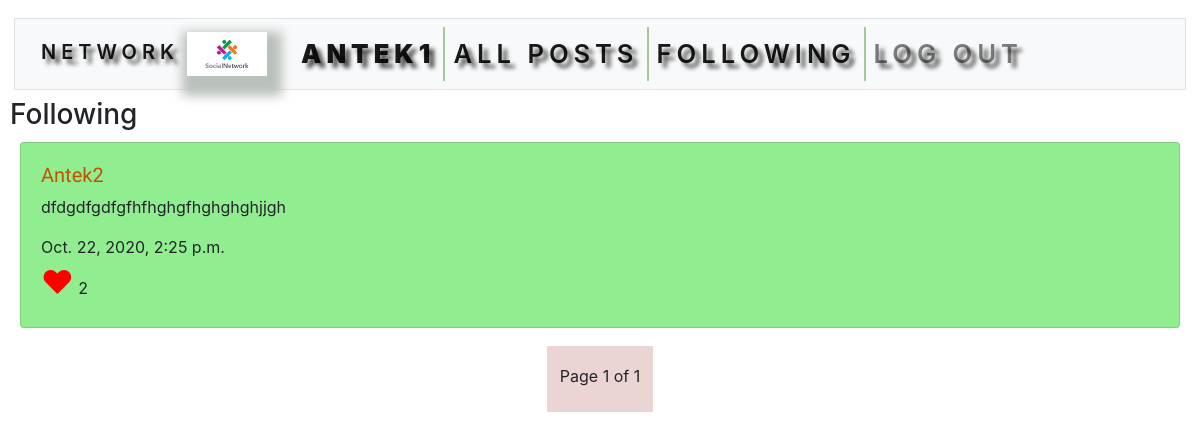
Page /following (signed in) on the earlier database version.
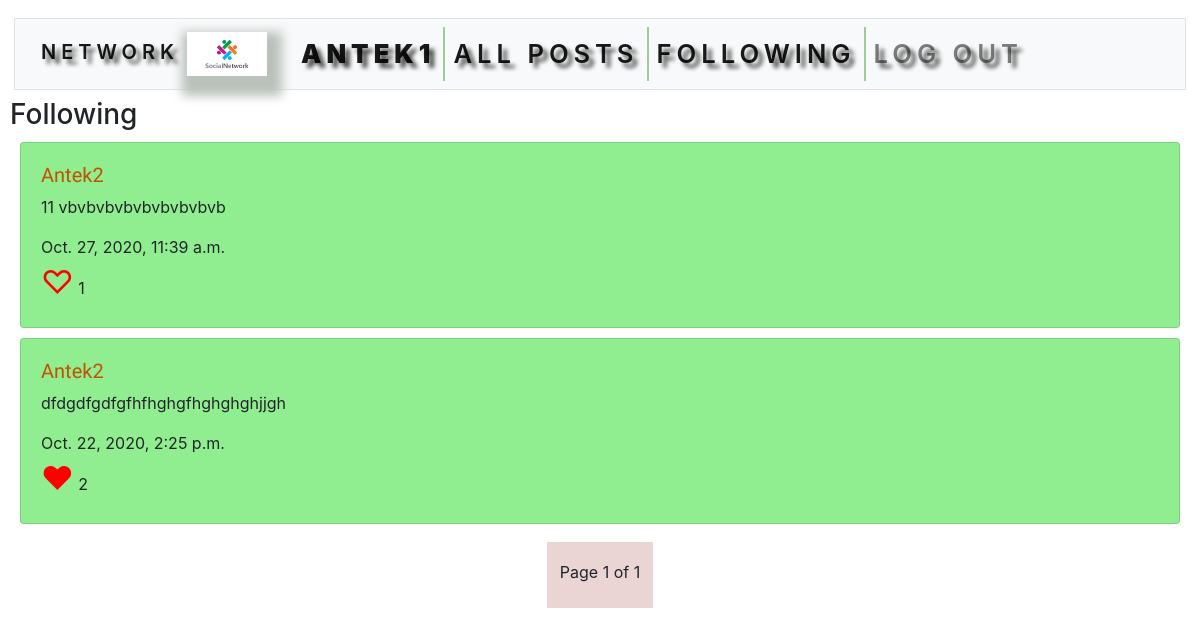
Same page on the later database version.
### network/models.py (models this page shows, shortened)
class Post(models.Model):
    user = models.ForeignKey('User', on_delete=models.CASCADE, related_name="posts")
    content = models.TextField(blank=True)
    timestamp = models.DateTimeField(auto_now_add=True)
    likes = models.ManyToManyField('User', related_name="liked_posts", blank=True) #could create a class for likes, but (for now) we only need the user

class User(AbstractUser):
    followers = models.ManyToManyField('self', symmetrical=False, related_name='following', blank=True)

### network/views.py (the view)
# urls.py: path("following", views.following, name="following"),
@login_required
def following(request):
    all_posts = Post.objects.order_by("-timestamp").all()
    posts = []
    for post in all_posts:
        if post.user in request.user.following.all():
            posts.append(post)
    paginator = Paginator(posts, 10)
    page_obj = paginator.get_page(request.GET.get('page'))
    return render(request, "network/following.html", {
        "page_obj": page_obj
    })

### network/templates/network/following.html (shortened to what this page needs)
{% extends "network/layout.html" %}
{% load static %}
{% block body %}
    <h3>Following</h3>
{% endblock %}

### network/templates/network/layout.html (shortened to what this page needs)
{% load static %}
<!DOCTYPE html>
<html lang="en">
    <head>
        <link rel="stylesheet" href="https://stackpath.bootstrapcdn.com/bootstrap/4.4.1/css/bootstrap.min.css">
        <link href="{% static 'network/styles.css' %}" rel="stylesheet">
    </head>
    <body>
        <nav class="navbar navbar-expand-lg navbar-light bg-light mb-sm-4 mx-sm-1 border">
            <a class="navbar-brand" href="{% url 'index' %}">Network<img class="cover" src="{% static 'network/net3.png' %}" width="80" alt="net"></a>
            <div id="navbarNavDropdown" class="collapse navbar-collapse">
              <ul class="navbar-nav mr-auto">
                {% if user.is_authenticated %}
                    <li class="nav-item active">
                        <a class="nav-link" href="#"><strong>{{ user.username }}</strong></a>
                    </li>
                {% endif %}
                <li class="nav-item active"><a class="nav-link" href="{% url 'index' %}">All Posts</a></li>
                {% if user.is_authenticated %}
                    <li class="nav-item active"><a class="nav-link" href="{% url 'following' %}">Following</a></li>
                    <li class="nav-item"><a class="nav-link" href="{% url 'logout' %}">Log Out</a></li>
                {% else %}
                    <li class="nav-item"><a class="nav-link" href="{% url 'login' %}">Log In</a></li>
                    <li class="nav-item"><a class="nav-link" href="{% url 'register' %}">Register</a></li>
                {% endif %}
              </ul>
            </div>
          </nav>
        <div class="body">
            {% block body %}
            {% endblock %}
            <div class="posts-paginator">
               {% for post in page_obj %}
                   <div  class="card post-card">
                       <div class="card-body">
                           <a href="{% url 'user' post.user %}"><h5>{{ post.user }}</h5></a>
                           <p id="content-{{ post.id }}" style="white-space: pre-line">{{ post.content }}</p>
                           {{ post.timestamp }}<br>
                           <div onclick="like('{{ post.id }}');">
                               {% if user in post.likes.all %}
                     <a id="heart-{{ post.id }}"><span>&#9829;</span></a>
                               {% else %}
                     <a id="heart-{{ post.id }}"><span>&#9825;</span></a>
                               {% endif %}
                               <span id="counter-{{ post.id }}">{{ post.likes.all.count }}</span>
                           </div>
                       </div>
                   </div>
                   {% empty %}
                    <h5>No posts</h5>
                {% endfor %}
                <div class="container">
                    <div class="row justify-content-center">
                        <nav aria-label="Posts navigation">
                            <ul class="pagination">
                                <span class="current">&nbsp;Page {{ page_obj.number }} of {{ page_obj.paginator.num_pages }}&nbsp;</span>
                            </ul>
                        </nav>
                    </div>
                </div>
            </div>
        </div>
    </body>
</html>

Differences in the rows shown:
added Post: user "Antek2", content "11 vbvbvbvbvbvbvbvbvb", timestamp "Oct. 27, 2020, 11:39 a.m.", likes.all.count "1"
